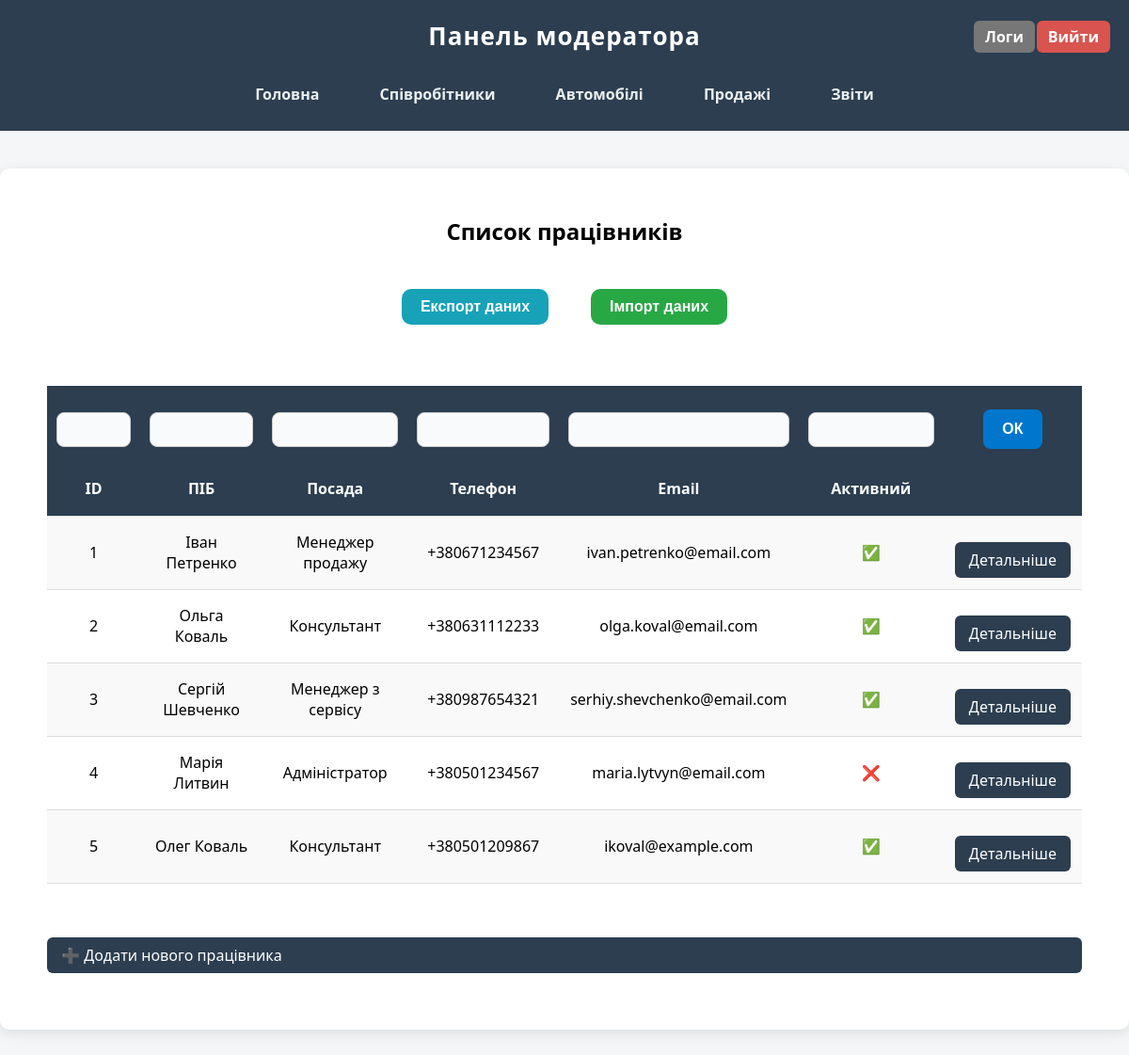
Page /moderator/workers/ (signed in) on the earlier database version.
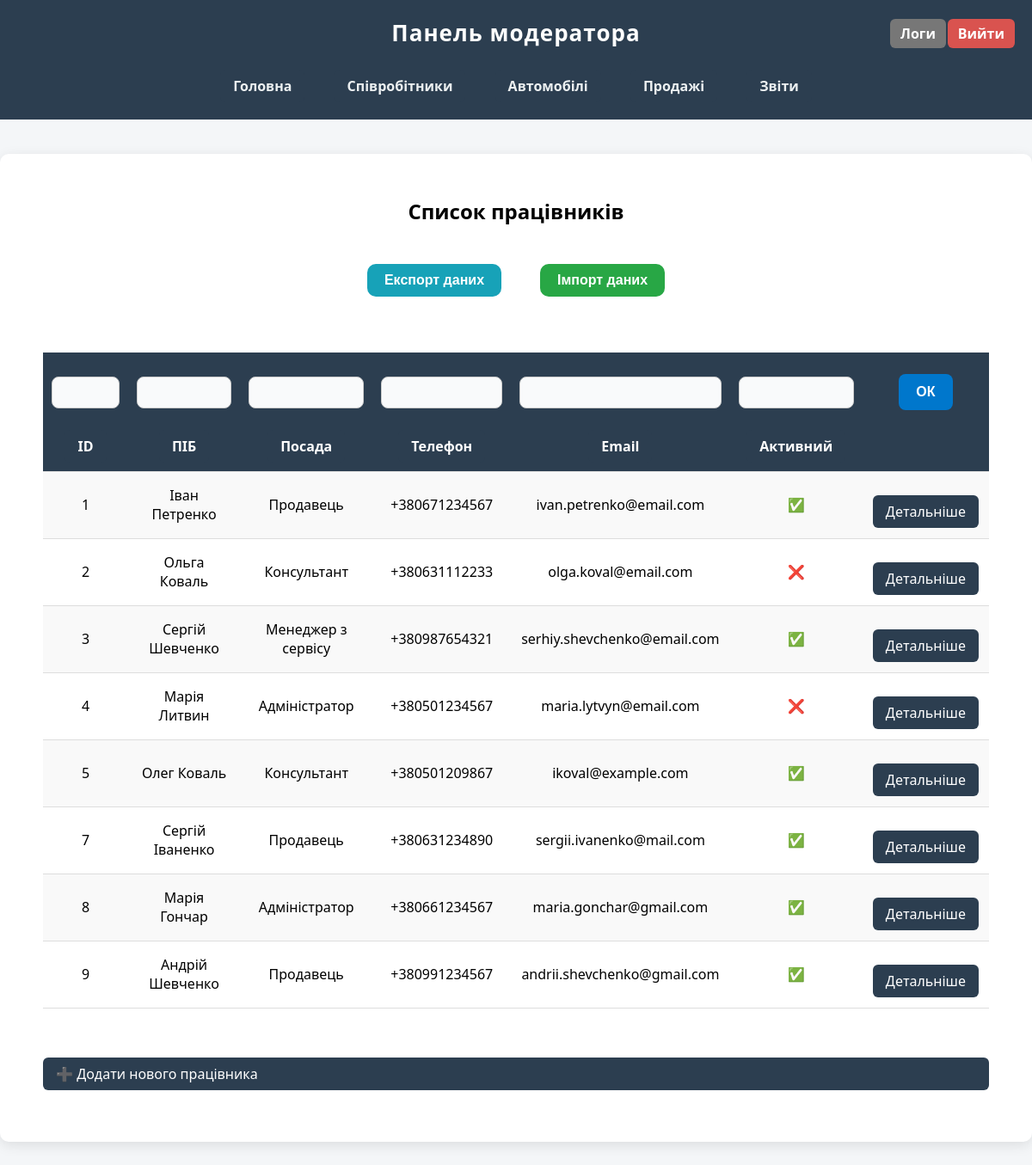
Same page on the later database version.
### main/models.py (models this page shows, shortened)
class Worker(models.Model):
    full_name = models.CharField(max_length=100)
    position = models.CharField(max_length=100)
    phone = models.CharField(max_length=15)
    email = models.EmailField()
    is_active = models.BooleanField(default=True)

### moderator/views.py (the view)
# urls.py: path('workers/', views.show_workers_list, name='workers_list'),
@moderator_required
def show_workers_list(request):
    return show_objects_list(request, Worker,
                             ['id', 'full_name', 'position', 'phone', 'email', 'is_active'],
                             'moderator/workers/workers_list.html',
                             'all_workers')

### moderator/views.py (called while the page is built)
@moderator_required
def show_objects_list(request, model_name, fields, template_name, objects_name):
    logger.info(f'Модератор переглянув список об’єктів: {model_name}.')
    all_objects = model_name.objects.all()
    sort_field = request.GET.get('sort', 'id')
    direction = request.GET.get('dir', 'asc')
    if request.method == 'GET':
        filter_fields = fields
        filters = {}
        for f in filter_fields:
            value = request.GET.get(f'filter_{f}')
            if value:
                filters[f] = value
        all_objects = all_objects.filter(**filters)
        if direction == 'desc':
            all_objects = all_objects.order_by(f'-{sort_field}')
        else:
            all_objects = all_objects.order_by(sort_field)
    return render(request, template_name, {objects_name : all_objects, 'sort_field' : sort_field, 'direction' : direction})

### moderator/templates/moderator/workers/workers_list.html (shortened to what this page needs)
{% extends 'layout_m.html' %}
{% block content %}
    <h2 style="text-align: center; margin-bottom: 30px;">Список працівників</h2>
    <div class="button-row">
        <form action="{% url 'export_workers' %}" method="post">
            <button type="submit"  class="btn export">Експорт даних</button>
        </form>
            <form action="{% url 'import_workers' %}" method="post">
            <button type="submit" class="btn import">Імпорт даних</button>
        </form>
    </div>
    <form method="get">
        <table>
            <tr>
                <th>
                    <input name="filter_id" type="number">
                    <a href="?sort=id&dir={% if sort_field == 'id' and direction == 'asc' %}desc{% else %}asc{% endif %}">ID</a>
                </th>
                <th>
                    <input name="filter_full_name" type="text">
                    <a href="?sort=full_name&dir={% if sort_field == 'full_name' and direction == 'asc' %}desc{% else %}asc{% endif %}">ПІБ</a>
                </th>
                <th>
                    <input name="filter_position" type="text">
                    <a href="?sort=position&dir={% if sort_field == 'position' and direction == 'asc' %}desc{% else %}asc{% endif %}">Посада</a>
                </th>
                <th>
                    <input name="filter_phone" type="text">
                    <a href="?sort=phone&dir={% if sort_field == 'phone' and direction == 'asc' %}desc{% else %}asc{% endif %}">Телефон</a>
                </th>
                <th>
                    <input name="filter_email" type="text">
                    <a href="?sort=email&dir={% if sort_field == 'email' and direction == 'asc' %}desc{% else %}asc{% endif %}">Email</a>
                </th>
                <th>
                    <input name="filter_is_active" type="boolean">
                    <a href="?sort=is_active&dir={% if sort_field == 'is_active' and direction == 'asc' %}desc{% else %}asc{% endif %}">Активний</a>
                </th>
                <th><button type="submit">ОК</button><br><br></th>
            </tr>
            {% for worker in all_workers %}
            <tr>
                <td>{{ worker.id }}</td>
                <td>{{ worker.full_name }}</td>
                <td>{{ worker.position }}</td>
                <td>{{ worker.phone }}</td>
                <td>{{ worker.email }}</td>
                <td>{% if worker.is_active %}✅{% else %}❌{% endif %}</td>
                <td><a href="{% url 'worker_details' worker.id%}">Детальніше</a></td>
            </tr>
            {% endfor %}
        </table>
        <br>
        <a href="{% url 'create_worker' %}">➕ Додати нового працівника</a>
    </form>
{% endblock %}

Differences in the rows shown:
changed Worker "Іван Петренко": position "Менеджер продажу" → "Продавець"
changed Worker "Ольга Коваль": is_active "✅" → "❌"
added Worker: id "7", full_name "Сергій Іваненко", position "Продавець", phone "+380631234890", email "sergii.ivanenko@mail.com"
added Worker: id "8", full_name "Марія Гончар", position "Адміністратор", phone "+380661234567", email "maria.gonchar@gmail.com"
added Worker: id "9", full_name "Андрій Шевченко", position "Продавець", phone "+380991234567", email "andrii.shevchenko@gmail.com"
